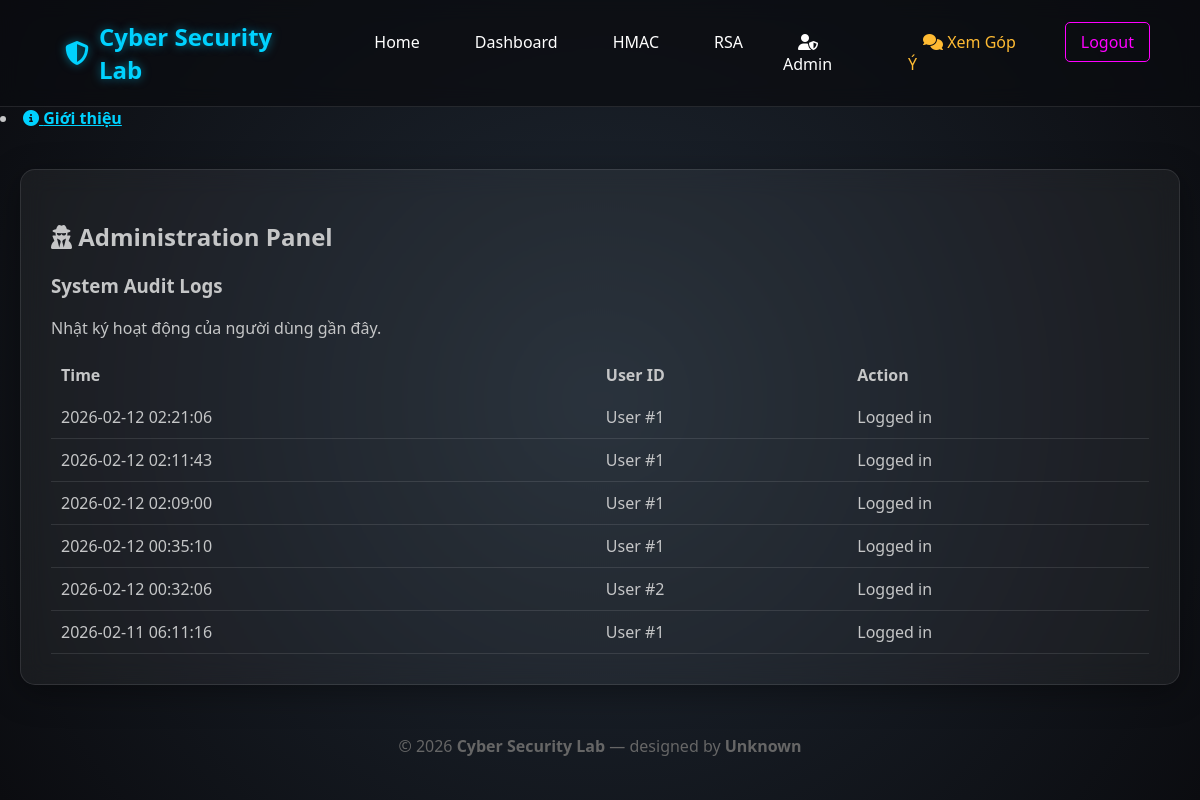
Page /admin (signed in) on the earlier database version.
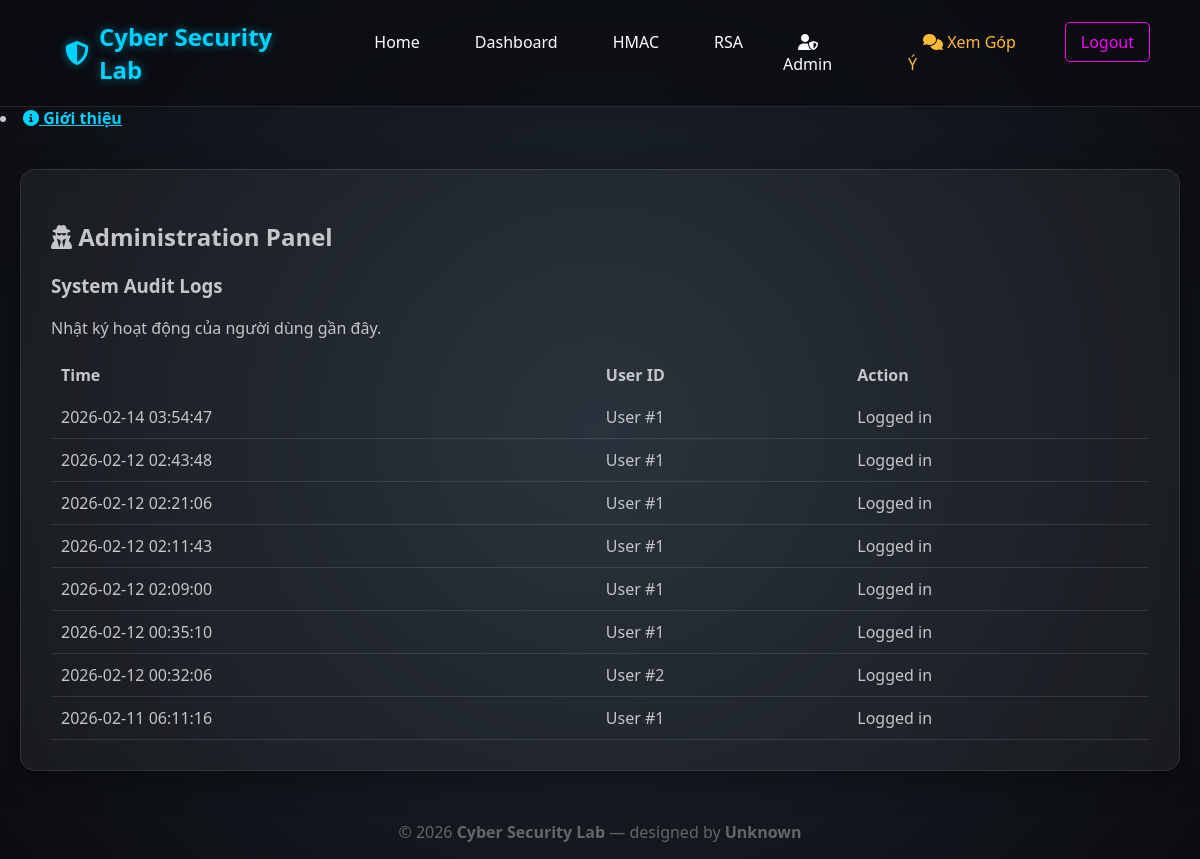
Same page on the later database version.
### app.py (models this page shows)
class AuditLog(db.Model):
    id = db.Column(db.Integer, primary_key=True)
    user_id = db.Column(db.Integer, db.ForeignKey('user.id'))
    action = db.Column(db.String(200))
    timestamp = db.Column(db.DateTime, default=datetime.utcnow)

### app.py (the view)
@app.route('/admin')
@login_required
def admin():
    if current_user.role != 'admin': return redirect(url_for('dashboard'))
    logs = AuditLog.query.order_by(AuditLog.timestamp.desc()).limit(50).all()
    return render_template('admin.html', logs=logs)

### app.py (called while the page is built)
@login_manager.user_loader
def load_user(user_id):
    return User.query.get(int(user_id))

### templates/admin.html (shortened to what this page needs)
{% extends "base.html" %}
{% block content %}
<div class="tool-box">
    <h2 style="color: var(--accent-color); margin-bottom: 20px;">
        <i class="fa-solid fa-user-secret"></i> Administration Panel
    </h2>
    <h3>System Audit Logs</h3>
    <p style="color: var(--text-secondary); margin-bottom: 15px;">Nhật ký hoạt động của người dùng gần đây.</p>
    <table style="width: 100%; border-collapse: collapse; color: var(--text-primary);">
        <thead>
            <tr style="border-bottom: 1px solid var(--accent-color);">
                <th style="text-align: left; padding: 10px;">Time</th>
                <th style="text-align: left; padding: 10px;">User ID</th>
                <th style="text-align: left; padding: 10px;">Action</th>
            </tr>
        </thead>
        <tbody>
            {% for log in logs %}
            <tr style="border-bottom: 1px solid rgba(255,255,255,0.1);">
                <td style="padding: 10px;">{{ log.timestamp.strftime('%Y-%m-%d %H:%M:%S') }}</td>
                <td style="padding: 10px;">User #{{ log.user_id }}</td>
                <td style="padding: 10px; color: var(--accent-color);">{{ log.action }}</td>
            </tr>
            {% else %}
            <tr>
                <td colspan="3" style="padding: 20px; text-align: center;">Chưa có dữ liệu log.</td>
            </tr>
            {% endfor %}
        </tbody>
    </table>
</div>
{% endblock %}

### templates/base.html (shortened to what this page needs)
<!DOCTYPE html>
<html lang="vi">
<head>
    <link rel="stylesheet" href="https://cdnjs.cloudflare.com/ajax/libs/font-awesome/6.4.0/css/all.min.css">
    <link rel="stylesheet" href="{{ url_for('static', filename='style.css') }}">
</head>
<body>
    <div id="particles-js"></div>
    <header>
        <nav class="navbar">
            <div class="logo">
                <i class="fa-solid fa-shield-halved"></i> Cyber Security Lab
            </div>
            {% if current_user.is_authenticated %}
            <ul class="nav-links">
                <li><a href="{{ url_for('index') }}">Home</a></li>
                {% if current_user.role == 'admin' or current_user.role == 'user' %}
                    <li><a href="{{ url_for('dashboard') }}">Dashboard</a></li>
                    <li><a href="{{ url_for('hmac_tool') }}">HMAC</a></li>
                    <li><a href="{{ url_for('rsa_tool') }}">RSA</a></li>
                {% endif %}
                {% if current_user.role == 'admin' %}
                    <li><a href="{{ url_for('admin') }}" class="admin-link"><i class="fa-solid fa-user-shield"></i> Admin</a></li>
                {% endif %}
                    <li>
                        <a href="/admin/feedbacks" style="color: #ffbb33;">
                        <i class="fa-solid fa-comments"></i> Xem Góp Ý
                        </a>
                    </li>
                <li><a href="{{ url_for('logout') }}" class="btn-logout">Logout</a></li>
            </ul>
            {% endif %}
        </nav>
        <li>
    <a href="{{ url_for('about') }}" style="color: #00d2ff; font-weight: bold;">
        <i class="fa-solid fa-circle-info"></i> Giới thiệu
    </a>
</li>
    </header>
    <main class="container">
        {% block content %}{% endblock %}
    </main>
    <footer>
        <p style="text-align: center; color: #666; margin-top: 50px;">
            © 2026 <strong>Cyber Security Lab</strong> — designed by <strong>Unknown</strong>
        </p>
    </footer>
    </body>
</html>

### static/style.css (style rules this page uses)
:root { --primary-color: #00d2ff; --secondary-color: #ff00ff; --bg-color: #0b0c10; --glass-bg: rgba(255, 255, 255, 0.05); --glass-border: 1px solid rgba(255, 255, 255, 0.1); --text-color: #c5c6c7; }
body { margin: 0; padding: 0; font-family: 'Segoe UI', Tahoma, Geneva, Verdana, sans-serif; background-color: var(--bg-color); color: var(--text-color); overflow-x: hidden; }
#particles-js { position: fixed; width: 100%; height: 100%; top: 0; left: 0; z-index: -1; background-image: radial-gradient(circle, #1f2833 0%, #0b0c10 100%); }
.navbar { display: flex; justify-content: space-between; align-items: center; padding: 15px 50px; background: rgba(11, 12, 16, 0.7); backdrop-filter: blur(10px); -webkit-backdrop-filter: blur(10px); border-bottom: var(--glass-border); position: sticky; top: 0; z-index: 1000; }
.logo { font-size: 1.5rem; font-weight: bold; color: var(--primary-color); text-shadow: 0 0 10px rgba(0, 210, 255, 0.5); display: flex; align-items: center; gap: 10px; }
.nav-links { list-style: none; display: flex; gap: 25px; }
.nav-links a { text-decoration: none; color: white; font-weight: 500; transition: 0.3s; padding: 8px 15px; border-radius: 5px; }
.btn-logout { border: 1px solid var(--secondary-color); color: var(--secondary-color) !important; }
.container { max-width: 1200px; margin: 40px auto; padding: 0 20px; }
.tool-box, .card, .login-container { background: var(--glass-bg); backdrop-filter: blur(12px); -webkit-backdrop-filter: blur(12px); border: var(--glass-border); border-radius: 15px; padding: 30px; box-shadow: 0 8px 32px 0 rgba(0, 0, 0, 0.37); transition: transform 0.3s ease, box-shadow 0.3s ease; }
.tool-box { margin-bottom: 30px; }

Differences in the rows shown:
added AuditLog: timestamp "2026-02-14 03:54:47", user_id "1", action "Logged in"
added AuditLog: timestamp "2026-02-12 02:43:48", user_id "1", action "Logged in"
